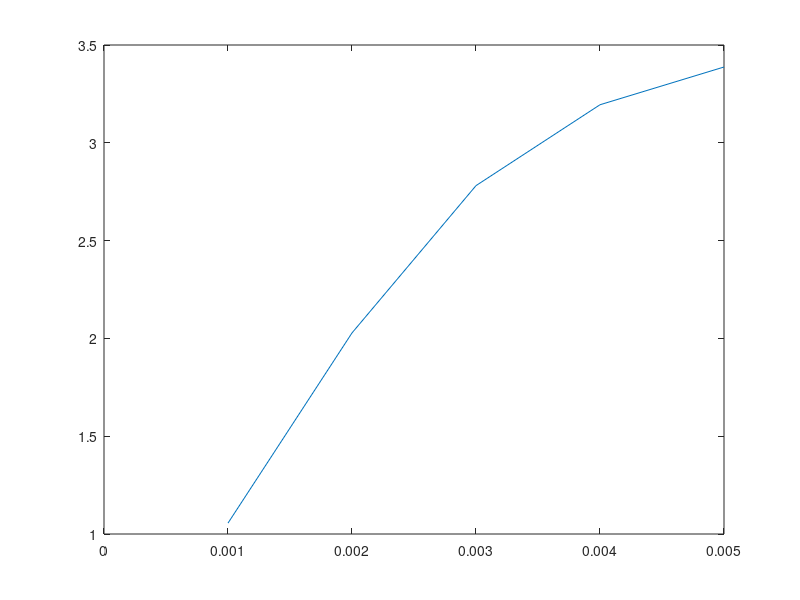

The MATLAB source for this figure:
%% 
clc;
clear;
%% 阀座和膜片的几何参数
r_vi= 5e-3;%阀内进气腔半径，m
r_in = 5e-3;%阀外进气口半径，m
r_c = 6e-3;%阀内进气腔末端半径，m
r_m = 2e-3;%膜片半径，m
r_ex = 5e-3;%阀外出气口半径，m
%% 流量模型-Flow Medel
p_0 = 101e3;%阀外出口压力，Pa,(默认为标准大气压)
p_in = 50e2+p_0;%阀外进气口压力,Pa
zeta_in = 1-(r_vi/r_in)^4;%阀进气口的压力损失因子，1
zeta_ex = 1-(r_ex/r_c)^4;%阀出气口的压力损失因子，1
x_det_max = 5e-3;%线圈最大位移，m
x_det = 0:1e-3:(x_det_max);%线圈位移，即阀口位移，m
yr = x_det/(2*r_vi);%
zeta_yr = -6.1*exp(-4.13*yr)+0.497*(yr.^(-1.29))+1;%压力调整系数 
mu_air = 1.7894e-5;%空气粘度系数，Pa*s
rho_air = 1.248;%空气密度，kg/m^3
g1 = pi/(12*mu_air)*(r_c+r_in)/(r_c-r_in);
g2 = rho_air/2*g1*(1/(pi*r_in^2))^2;
g3 = rho_air/2*g1*(1/(pi*r_ex^2))^2;
g4 = rho_air/2*g1*(1/(2*pi*r_in))^2;
for i = 1:length(x_det)
    Q(i) = (-1+sqrt(1+4*((zeta_yr(i)+zeta_in-1)*g2*x_det(i)^3+zeta_ex*g3*x_det(i)^3+g4*x_det(i))*g1*x_det(i)^3*(p_in-p_0)))...
            /(2*((zeta_yr(i)+zeta_in-1)*g2*x_det(i)^3+zeta_ex*g3*x_det(i)^3+g4*x_det(i)));%m^3/s
end
Q_lmin = Q*1e3*60;
% plot(x_det,Q_lmin);

%% Cv计算
t=0;
z = 0.8872;
Q_m3h = Q*60*60;%m3s to m3h
p_in_kPa = p_in*1e-3;
p_0_kPa = p_0*1e-3;
% Kv = Q_m3h/(2.9*p_in_kPa)*power(rho_air*(273+t),0.5);
Kv = Q_m3h/3.34*power(rho_air*(273+t)/((p_in_kPa-p_0_kPa)*(p_in_kPa+p_0_kPa)),0.5);
cv = Kv/1.167;
plot(x_det,cv)
%% 
Cv_valve = [5.96e-7,0.1162,0.3466,0.5513,0.7492,0.9454,1.1418,1.3383,...
            1.5338,1.7263,1.9134,2.0926,2.2614,2.4180,2.5610,2.6894,...
            2.8033,2.9031,2.9897,3.0644,3.1283];
Open_vector = [0,0.05,0.10,0.15,0.20,0.25,0.30,0.35,0.40,0.45,0.50,0.55,...
                0.60,0.65,0.70,0.75,0.80,0.85,0.90,0.95,1.0];








